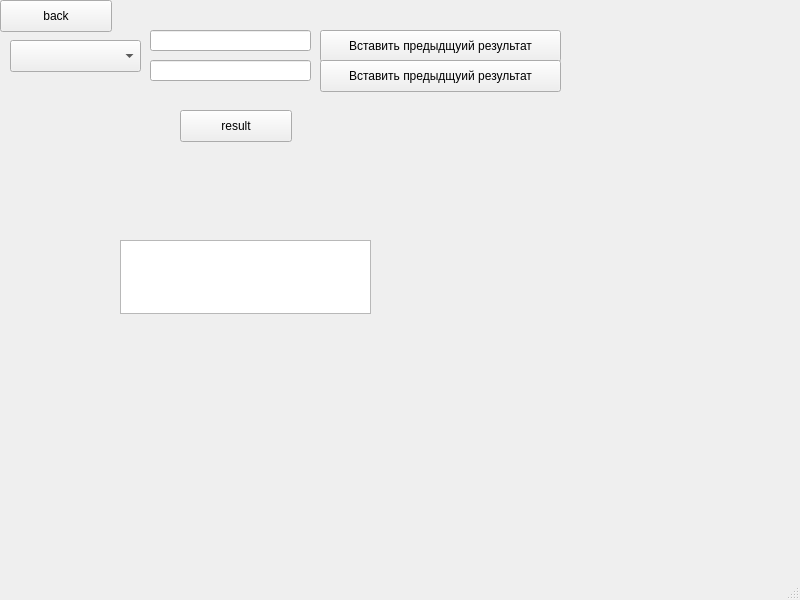
<?xml version="1.0" encoding="UTF-8"?>
<ui version="4.0">
 <class>IntegerSumWindow</class>
 <widget class="QMainWindow" name="IntegerSumWindow">
  <property name="geometry">
   <rect>
    <x>0</x>
    <y>0</y>
    <width>800</width>
    <height>600</height>
   </rect>
  </property>
  <property name="windowTitle">
   <string>Целые числа</string>
  </property>
  <widget class="QWidget" name="centralwidget">
   <widget class="QPushButton" name="back">
    <property name="geometry">
     <rect>
      <x>0</x>
      <y>0</y>
      <width>112</width>
      <height>32</height>
     </rect>
    </property>
    <property name="text">
     <string>back</string>
    </property>
   </widget>
   <widget class="QTextEdit" name="result_out">
    <property name="geometry">
     <rect>
      <x>120</x>
      <y>240</y>
      <width>251</width>
      <height>74</height>
     </rect>
    </property>
    <property name="readOnly">
     <bool>true</bool>
    </property>
   </widget>
   <widget class="QPushButton" name="known1">
    <property name="geometry">
     <rect>
      <x>320</x>
      <y>30</y>
      <width>241</width>
      <height>32</height>
     </rect>
    </property>
    <property name="text">
     <string>Вставить предыдщуий результат</string>
    </property>
   </widget>
   <widget class="QPushButton" name="result">
    <property name="geometry">
     <rect>
      <x>180</x>
      <y>110</y>
      <width>112</width>
      <height>32</height>
     </rect>
    </property>
    <property name="text">
     <string>result</string>
    </property>
   </widget>
   <widget class="QLineEdit" name="input2">
    <property name="geometry">
     <rect>
      <x>150</x>
      <y>60</y>
      <width>161</width>
      <height>21</height>
     </rect>
    </property>
    <property name="maxLength">
     <number>999999999</number>
    </property>
   </widget>
   <widget class="QLineEdit" name="input1">
    <property name="geometry">
     <rect>
      <x>150</x>
      <y>30</y>
      <width>161</width>
      <height>21</height>
     </rect>
    </property>
    <property name="inputMask">
     <string/>
    </property>
    <property name="maxLength">
     <number>999999999</number>
    </property>
   </widget>
   <widget class="QComboBox" name="comboBox">
    <property name="geometry">
     <rect>
      <x>10</x>
      <y>40</y>
      <width>131</width>
      <height>32</height>
     </rect>
    </property>
   </widget>
   <widget class="QLabel" name="warning">
    <property name="geometry">
     <rect>
      <x>120</x>
      <y>0</y>
      <width>221</width>
      <height>20</height>
     </rect>
    </property>
    <property name="text">
     <string/>
    </property>
   </widget>
   <widget class="QPushButton" name="known1_2">
    <property name="geometry">
     <rect>
      <x>320</x>
      <y>60</y>
      <width>241</width>
      <height>32</height>
     </rect>
    </property>
    <property name="text">
     <string>Вставить предыдщуий результат</string>
    </property>
   </widget>
  </widget>
  <widget class="QMenuBar" name="menubar">
   <property name="geometry">
    <rect>
     <x>0</x>
     <y>0</y>
     <width>800</width>
     <height>22</height>
    </rect>
   </property>
  </widget>
  <widget class="QStatusBar" name="statusbar"/>
 </widget>
 <resources/>
 <connections/>
</ui>
